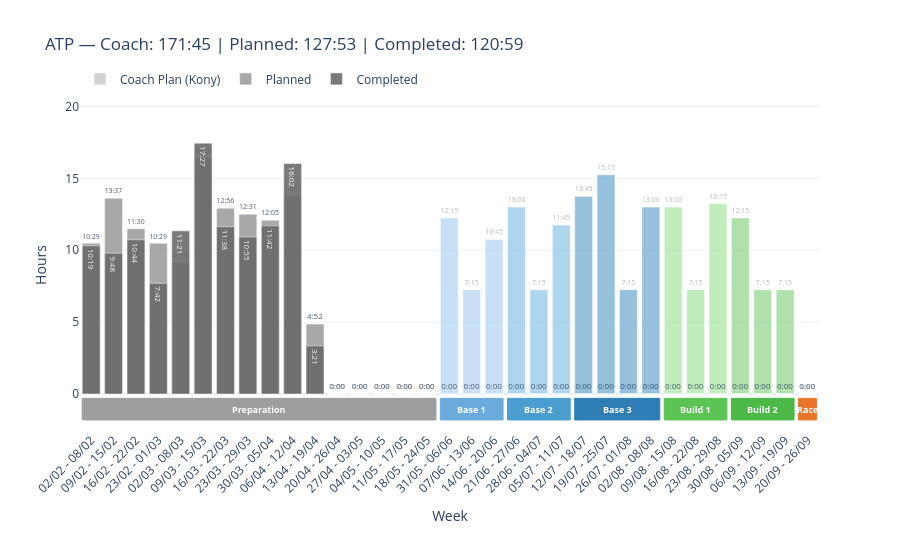

The code cell stored with this chart in its notebook:
### Code cell
# ATP Chart — Planned vs Completed Hours by Week & Phase
total_planned = df_plan['Planned (hrs)'].sum()
total_coach = df_plan['CoachPlan'].sum()
total_completed = df_plan['Completed (hrs)'].sum()

coach_fmt = df_plan['CoachPlan'].apply(fmt_hhmm)
planned_fmt = df_plan['Planned (hrs)'].apply(fmt_hhmm)
completed_fmt = df_plan['Completed (hrs)'].apply(fmt_hhmm)

# TrainingPeaks-style phase colors: (coach/light, planned/mid, completed/dark)
phase_bar_colors = {
    'Preparation': ('#c0c0c0', '#999999', '#6b6b6b'),
    'Base 1':      ('#b0d4f1', '#6baadc', '#3a7cbd'),
    'Base 2':      ('#8dc4e8', '#4a9dcf', '#1a72a8'),
    'Base 3':      ('#6ba7d0', '#2e7eb5', '#0e4f7a'),
    'Build 1':     ('#a8e6a1', '#5cc455', '#2e9e28'),
    'Build 2':     ('#8fd48a', '#4cb848', '#2a8a26'),
    'Race':        ('#f5a675', '#e8752a', '#c85a10'),
}
phase_band_colors = {
    'Preparation': '#9e9e9e',
    'Base 1': '#6baadc', 'Base 2': '#4a9dcf', 'Base 3': '#2e7eb5',
    'Build 1': '#5cc455', 'Build 2': '#4cb848',
    'Race': '#e8752a',
}

coach_colors = [phase_bar_colors.get(pg, ('#ccc','#999','#666'))[0] for pg in df_plan['PhaseGroup']]
planned_colors = [phase_bar_colors.get(pg, ('#ccc','#999','#666'))[1] for pg in df_plan['PhaseGroup']]
completed_colors = [phase_bar_colors.get(pg, ('#ccc','#999','#666'))[2] for pg in df_plan['PhaseGroup']]

fig = go.Figure()

fig.add_trace(go.Bar(
    x=df_plan['WeekLabel'], y=df_plan['CoachPlan'],
    name='Coach Plan (Kony)', marker_color=coach_colors, opacity=0.7,
    text=coach_fmt, textposition='outside', textfont=dict(size=7, color='#999'),
    customdata=coach_fmt, hovertemplate='%{x}<br>Coach Plan: %{customdata}<extra></extra>'
))

fig.add_trace(go.Bar(
    x=df_plan['WeekLabel'], y=df_plan['Planned (hrs)'],
    name='Planned', marker_color=planned_colors, opacity=0.85,
    text=planned_fmt, textposition='outside', textfont=dict(size=8),
    customdata=planned_fmt, hovertemplate='%{x}<br>Planned: %{customdata}<extra></extra>'
))

fig.add_trace(go.Bar(
    x=df_plan['WeekLabel'], y=df_plan['Completed (hrs)'],
    name='Completed', marker_color=completed_colors, opacity=0.9,
    text=completed_fmt, textposition='inside', textfont=dict(size=8, color='white'),
    customdata=completed_fmt, hovertemplate='%{x}<br>Completed: %{customdata}<extra></extra>'
))

# Phase band labels below bars
phase_weeks = df_plan[df_plan['PhaseGroup'].notna() & (df_plan['PhaseGroup'] != '')]
if not phase_weeks.empty:
    phases = phase_weeks.groupby('PhaseGroup', sort=False).agg(
        first_idx=('WeekLabel', 'first'),
        last_idx=('WeekLabel', 'last')
    ).reset_index()

    week_labels = df_plan['WeekLabel'].tolist()
    for _, phase in phases.iterrows():
        i0 = week_labels.index(phase['first_idx'])
        i1 = week_labels.index(phase['last_idx'])
        color = phase_band_colors.get(phase['PhaseGroup'], '#ddd')
        fig.add_shape(type='rect', x0=i0 - 0.4, x1=i1 + 0.4, y0=-1.8, y1=-0.3,
                      fillcolor=color, line=dict(color=color, width=1), xref='x', yref='y', layer='above')
        fig.add_annotation(x=(i0 + i1) / 2, y=-1.05, text=f"<b>{phase['PhaseGroup']}</b>",
                           showarrow=False, font=dict(size=9, color='white'), xref='x', yref='y')

max_y = max(df_plan['CoachPlan'].max(), df_plan['Planned (hrs)'].max(), df_plan['Completed (hrs)'].max())

fig.update_layout(
    title=f'ATP — Coach: {fmt_hhmm(total_coach)} | Planned: {fmt_hhmm(total_planned)} | Completed: {fmt_hhmm(total_completed)}',
    barmode='overlay',
    xaxis_title='Week', yaxis_title='Hours',
    template='plotly_white', height=550,
    legend=dict(orientation='h', yanchor='bottom', y=1.02, xanchor='left', x=0),
    xaxis=dict(tickangle=-45),
    yaxis=dict(range=[-2.5, max_y + 3]),
    margin=dict(b=120)
)

fig.show()

### Figure 1 — Plotly figure (JSON) as saved in the notebook; plotly's stock layout.template omitted (floating-point values rounded to 4 significant figures)
{"data": [{"customdata": ["0:00", "0:00", "0:00", "0:00", "0:00", "0:00", "0:00", "0:00", "0:00", "0:00", "0:00", "0:00", "0:00", "0:00", "0:00", "0:00", "12:15", "7:15", "10:45", "13:00", "7:15", "11:45", "13:45", "15:15", "7:15", "13:00", "13:00", "7:15", "13:15", "12:15", "7:15", "7:15", "0:00"], "hovertemplate": "%{x}<br>Coach Plan: %{customdata}<extra></extra>", "marker": {"color": ["#c0c0c0", "#c0c0c0", "#c0c0c0", "#c0c0c0", "#c0c0c0", "#c0c0c0", "#c0c0c0", "#c0c0c0", "#c0c0c0", "#c0c0c0", "#c0c0c0", "#c0c0c0", "#c0c0c0", "#c0c0c0", "#c0c0c0", "#c0c0c0", "#b0d4f1", "#b0d4f1", "#b0d4f1", "#8dc4e8", "#8dc4e8", "#8dc4e8", "#6ba7d0", "#6ba7d0", "#6ba7d0", "#6ba7d0", "#a8e6a1", "#a8e6a1", "#a8e6a1", "#8fd48a", "#8fd48a", "#8fd48a", "#f5a675"]}, "name": "Coach Plan (Kony)", "opacity": 0.7, "text": ["0:00", "0:00", "0:00", "0:00", "0:00", "0:00", "0:00", "0:00", "0:00", "0:00", "0:00", "0:00", "0:00", "0:00", "0:00", "0:00", "12:15", "7:15", "10:45", "13:00", "7:15", "11:45", "13:45", "15:15", "7:15", "13:00", "13:00", "7:15", "13:15", "12:15", "7:15", "7:15", "0:00"], "textfont": {"color": "#999", "size": 7}, "textposition": "outside", "type": "bar", "x": ["02/02 - 08/02", "09/02 - 15/02", "16/02 - 22/02", "23/02 - 01/03", "02/03 - 08/03", "09/03 - 15/03", "16/03 - 22/03", "23/03 - 29/03", "30/03 - 05/04", "06/04 - 12/04", "13/04 - 19/04", "20/04 - 26/04", "27/04 - 03/05", "04/05 - 10/05", "11/05 - 17/05", "18/05 - 24/05", "31/05 - 06/06", "07/06 - 13/06", "14/06 - 20/06", "21/06 - 27/06", "28/06 - 04/07", "05/07 - 11/07", "12/07 - 18/07", "19/07 - 25/07", "26/07 - 01/08", "02/08 - 08/08", "09/08 - 15/08", "16/08 - 22/08", "23/08 - 29/08", "30/08 - 05/09", "06/09 - 12/09", "13/09 - 19/09", "20/09 - 26/09"], "y": [0.0, 0.0, 0.0, 0.0, 0.0, 0.0, 0.0, 0.0, 0.0, 0.0, 0.0, 0.0, 0.0, 0.0, 0.0, 0.0, 12.25, 7.25, 10.75, 13.0, 7.25, 11.75, 13.75, 15.25, 7.25, 13.0, 13.0, 7.25, 13.25, 12.25, 7.25, 7.25, 0.0]}, {"customdata": ["10:29", "13:37", "11:30", "10:29", "9:10", "16:26", "12:56", "12:31", "12:05", "13:47", "4:52", "0:00", "0:00", "0:00", "0:00", "0:00", "0:00", "0:00", "0:00", "0:00", "0:00", "0:00", "0:00", "0:00", "0:00", "0:00", "0:00", "0:00", "0:00", "0:00", "0:00", "0:00", "0:00"], "hovertemplate": "%{x}<br>Planned: %{customdata}<extra></extra>", "marker": {"color": ["#999999", "#999999", "#999999", "#999999", "#999999", "#999999", "#999999", "#999999", "#999999", "#999999", "#999999", "#999999", "#999999", "#999999", "#999999", "#999999", "#6baadc", "#6baadc", "#6baadc", "#4a9dcf", "#4a9dcf", "#4a9dcf", "#2e7eb5", "#2e7eb5", "#2e7eb5", "#2e7eb5", "#5cc455", "#5cc455", "#5cc455", "#4cb848", "#4cb848", "#4cb848", "#e8752a"]}, "name": "Planned", "opacity": 0.85, "text": ["10:29", "13:37", "11:30", "10:29", "9:10", "16:26", "12:56", "12:31", "12:05", "13:47", "4:52", "0:00", "0:00", "0:00", "0:00", "0:00", "0:00", "0:00", "0:00", "0:00", "0:00", "0:00", "0:00", "0:00", "0:00", "0:00", "0:00", "0:00", "0:00", "0:00", "0:00", "0:00", "0:00"], "textfont": {"size": 8}, "textposition": "outside", "type": "bar", "x": ["02/02 - 08/02", "09/02 - 15/02", "16/02 - 22/02", "23/02 - 01/03", "02/03 - 08/03", "09/03 - 15/03", "16/03 - 22/03", "23/03 - 29/03", "30/03 - 05/04", "06/04 - 12/04", "13/04 - 19/04", "20/04 - 26/04", "27/04 - 03/05", "04/05 - 10/05", "11/05 - 17/05", "18/05 - 24/05", "31/05 - 06/06", "07/06 - 13/06", "14/06 - 20/06", "21/06 - 27/06", "28/06 - 04/07", "05/07 - 11/07", "12/07 - 18/07", "19/07 - 25/07", "26/07 - 01/08", "02/08 - 08/08", "09/08 - 15/08", "16/08 - 22/08", "23/08 - 29/08", "30/08 - 05/09", "06/09 - 12/09", "13/09 - 19/09", "20/09 - 26/09"], "y": [10.49, 13.62, 11.5, 10.49, 9.17, 16.43, 12.93, 12.51, 12.09, 13.78, 4.87, 0.0, 0.0, 0.0, 0.0, 0.0, 0.0, 0.0, 0.0, 0.0, 0.0, 0.0, 0.0, 0.0, 0.0, 0.0, 0.0, 0.0, 0.0, 0.0, 0.0, 0.0, 0.0]}, {"customdata": ["10:19", "9:48", "10:44", "7:42", "11:21", "17:27", "11:38", "10:55", "11:42", "16:02", "3:21", "0:00", "0:00", "0:00", "0:00", "0:00", "0:00", "0:00", "0:00", "0:00", "0:00", "0:00", "0:00", "0:00", "0:00", "0:00", "0:00", "0:00", "0:00", "0:00", "0:00", "0:00", "0:00"], "hovertemplate": "%{x}<br>Completed: %{customdata}<extra></extra>", "marker": {"color": ["#6b6b6b", "#6b6b6b", "#6b6b6b", "#6b6b6b", "#6b6b6b", "#6b6b6b", "#6b6b6b", "#6b6b6b", "#6b6b6b", "#6b6b6b", "#6b6b6b", "#6b6b6b", "#6b6b6b", "#6b6b6b", "#6b6b6b", "#6b6b6b", "#3a7cbd", "#3a7cbd", "#3a7cbd", "#1a72a8", "#1a72a8", "#1a72a8", "#0e4f7a", "#0e4f7a", "#0e4f7a", "#0e4f7a", "#2e9e28", "#2e9e28", "#2e9e28", "#2a8a26", "#2a8a26", "#2a8a26", "#c85a10"]}, "name": "Completed", "opacity": 0.9, "text": ["10:19", "9:48", "10:44", "7:42", "11:21", "17:27", "11:38", "10:55", "11:42", "16:02", "3:21", "0:00", "0:00", "0:00", "0:00", "0:00", "0:00", "0:00", "0:00", "0:00", "0:00", "0:00", "0:00", "0:00", "0:00", "0:00", "0:00", "0:00", "0:00", "0:00", "0:00", "0:00", "0:00"], "textfont": {"color": "white", "size": 8}, "textposition": "inside", "type": "bar", "x": ["02/02 - 08/02", "09/02 - 15/02", "16/02 - 22/02", "23/02 - 01/03", "02/03 - 08/03", "09/03 - 15/03", "16/03 - 22/03", "23/03 - 29/03", "30/03 - 05/04", "06/04 - 12/04", "13/04 - 19/04", "20/04 - 26/04", "27/04 - 03/05", "04/05 - 10/05", "11/05 - 17/05", "18/05 - 24/05", "31/05 - 06/06", "07/06 - 13/06", "14/06 - 20/06", "21/06 - 27/06", "28/06 - 04/07", "05/07 - 11/07", "12/07 - 18/07", "19/07 - 25/07", "26/07 - 01/08", "02/08 - 08/08", "09/08 - 15/08", "16/08 - 22/08", "23/08 - 29/08", "30/08 - 05/09", "06/09 - 12/09", "13/09 - 19/09", "20/09 - 26/09"], "y": [10.31, 9.8, 10.73, 7.7, 11.35, 17.45, 11.64, 10.92, 11.7, 16.03, 3.35, 0.0, 0.0, 0.0, 0.0, 0.0, 0.0, 0.0, 0.0, 0.0, 0.0, 0.0, 0.0, 0.0, 0.0, 0.0, 0.0, 0.0, 0.0, 0.0, 0.0, 0.0, 0.0]}], "layout": {"annotations": [{"font": {"color": "white", "size": 9}, "showarrow": false, "text": "<b>Preparation</b>", "x": 7.5, "xref": "x", "y": -1.05, "yref": "y"}, {"font": {"color": "white", "size": 9}, "showarrow": false, "text": "<b>Base 1</b>", "x": 17, "xref": "x", "y": -1.05, "yref": "y"}, {"font": {"color": "white", "size": 9}, "showarrow": false, "text": "<b>Base 2</b>", "x": 20, "xref": "x", "y": -1.05, "yref": "y"}, {"font": {"color": "white", "size": 9}, "showarrow": false, "text": "<b>Base 3</b>", "x": 23.5, "xref": "x", "y": -1.05, "yref": "y"}, {"font": {"color": "white", "size": 9}, "showarrow": false, "text": "<b>Build 1</b>", "x": 27, "xref": "x", "y": -1.05, "yref": "y"}, {"font": {"color": "white", "size": 9}, "showarrow": false, "text": "<b>Build 2</b>", "x": 30, "xref": "x", "y": -1.05, "yref": "y"}, {"font": {"color": "white", "size": 9}, "showarrow": false, "text": "<b>Race</b>", "x": 32, "xref": "x", "y": -1.05, "yref": "y"}], "barmode": "overlay", "height": 550, "legend": {"orientation": "h", "x": 0, "xanchor": "left", "y": 1.02, "yanchor": "bottom"}, "margin": {"b": 120}, "shapes": [{"fillcolor": "#9e9e9e", "layer": "above", "line": {"color": "#9e9e9e", "width": 1}, "type": "rect", "x0": -0.4, "x1": 15.4, "xref": "x", "y0": -1.8, "y1": -0.3, "yref": "y"}, {"fillcolor": "#6baadc", "layer": "above", "line": {"color": "#6baadc", "width": 1}, "type": "rect", "x0": 15.6, "x1": 18.4, "xref": "x", "y0": -1.8, "y1": -0.3, "yref": "y"}, {"fillcolor": "#4a9dcf", "layer": "above", "line": {"color": "#4a9dcf", "width": 1}, "type": "rect", "x0": 18.6, "x1": 21.4, "xref": "x", "y0": -1.8, "y1": -0.3, "yref": "y"}, {"fillcolor": "#2e7eb5", "layer": "above", "line": {"color": "#2e7eb5", "width": 1}, "type": "rect", "x0": 21.6, "x1": 25.4, "xref": "x", "y0": -1.8, "y1": -0.3, "yref": "y"}, {"fillcolor": "#5cc455", "layer": "above", "line": {"color": "#5cc455", "width": 1}, "type": "rect", "x0": 25.6, "x1": 28.4, "xref": "x", "y0": -1.8, "y1": -0.3, "yref": "y"}, {"fillcolor": "#4cb848", "layer": "above", "line": {"color": "#4cb848", "width": 1}, "type": "rect", "x0": 28.6, "x1": 31.4, "xref": "x", "y0": -1.8, "y1": -0.3, "yref": "y"}, {"fillcolor": "#e8752a", "layer": "above", "line": {"color": "#e8752a", "width": 1}, "type": "rect", "x0": 31.6, "x1": 32.4, "xref": "x", "y0": -1.8, "y1": -0.3, "yref": "y"}], "title": {"text": "ATP — Coach: 171:45 | Planned: 127:53 | Completed: 120:59"}, "xaxis": {"tickangle": -45, "title": {"text": "Week"}}, "yaxis": {"range": [-2.5, 20.45], "title": {"text": "Hours"}}}}
